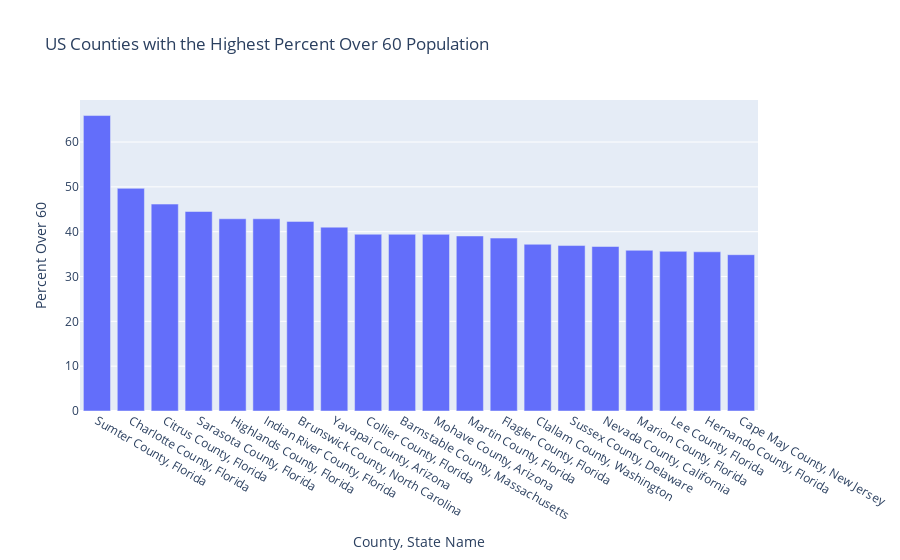

The notebook cell this image was saved under:
### Code cell
bar_total_pop60_up

### Figure 1 — Plotly figure (JSON) as saved in the notebook; plotly's stock layout.template omitted (floating-point values rounded to 4 significant figures)
{"data": [{"alignmentgroup": "True", "hovertemplate": "County, State Name=%{x}<br>Percent Over 60=%{y}<extra></extra>", "legendgroup": "", "marker": {"color": "#636efa"}, "name": "", "offsetgroup": "", "orientation": "v", "showlegend": false, "textposition": "auto", "type": "bar", "x": ["Sumter County, Florida", "Charlotte County, Florida", "Citrus County, Florida", "Sarasota County, Florida", "Highlands County, Florida", "Indian River County, Florida", "Brunswick County, North Carolina", "Yavapai County, Arizona", "Collier County, Florida", "Barnstable County, Massachusetts", "Mohave County, Arizona", "Martin County, Florida", "Flagler County, Florida", "Clallam County, Washington", "Sussex County, Delaware", "Nevada County, California", "Marion County, Florida", "Lee County, Florida", "Hernando County, Florida", "Cape May County, New Jersey"], "xaxis": "x", "y": [65.91, 49.66, 46.16, 44.5, 42.88, 42.88, 42.3, 41.01, 39.43, 39.42, 39.4, 39.05, 38.57, 37.19, 36.91, 36.7, 35.85, 35.62, 35.52, 34.87], "yaxis": "y"}], "layout": {"autosize": true, "barmode": "relative", "legend": {"tracegroupgap": 0}, "title": {"text": "US Counties with the Highest Percent Over 60 Population"}, "xaxis": {"anchor": "y", "autorange": true, "domain": [0, 1], "range": [-0.5, 19.5], "title": {"text": "County, State Name"}, "type": "category"}, "yaxis": {"anchor": "x", "autorange": true, "domain": [0, 1], "range": [0, 69.38], "title": {"text": "Percent Over 60"}, "type": "linear"}}}
